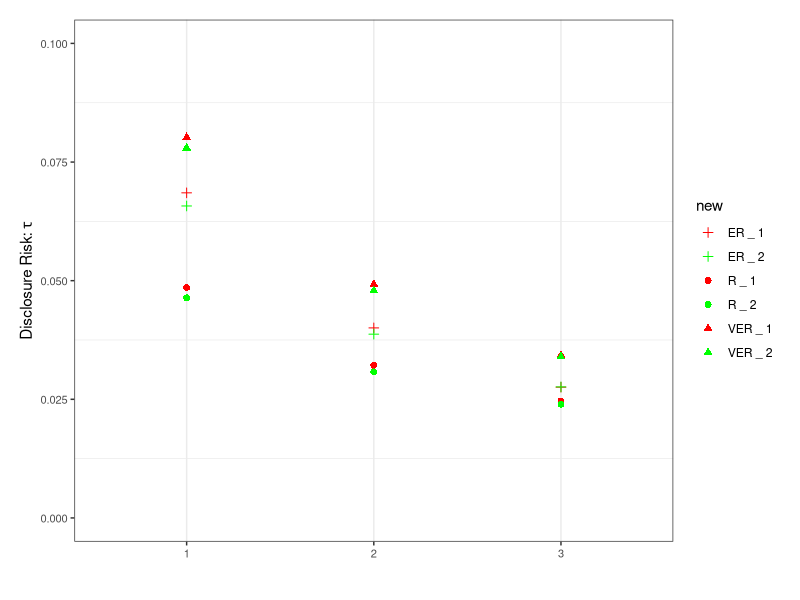
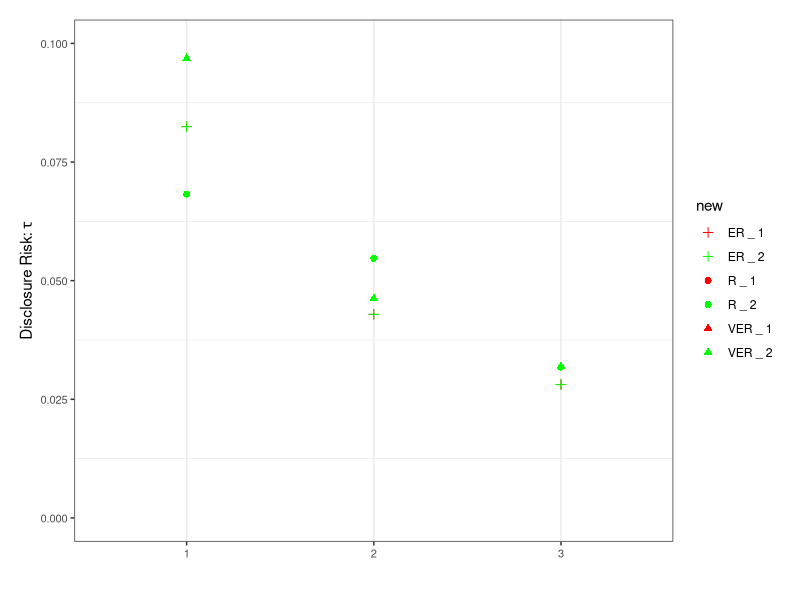
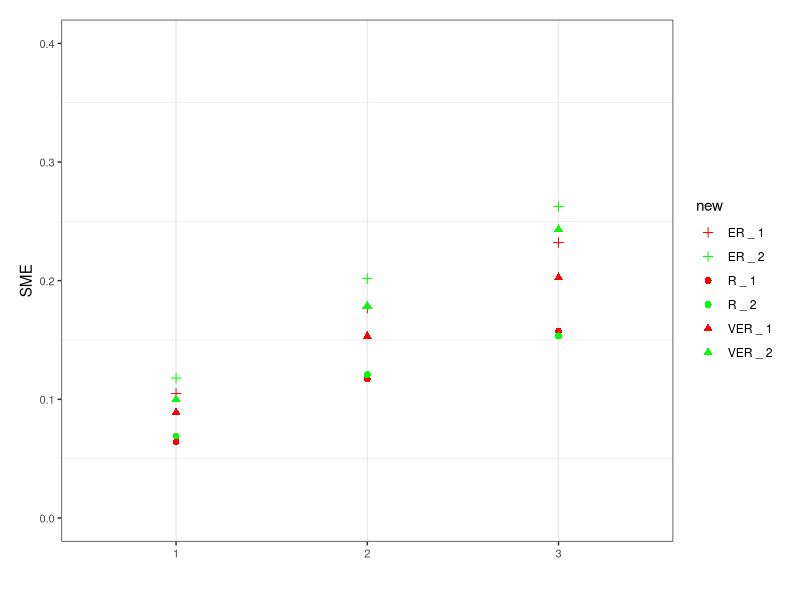
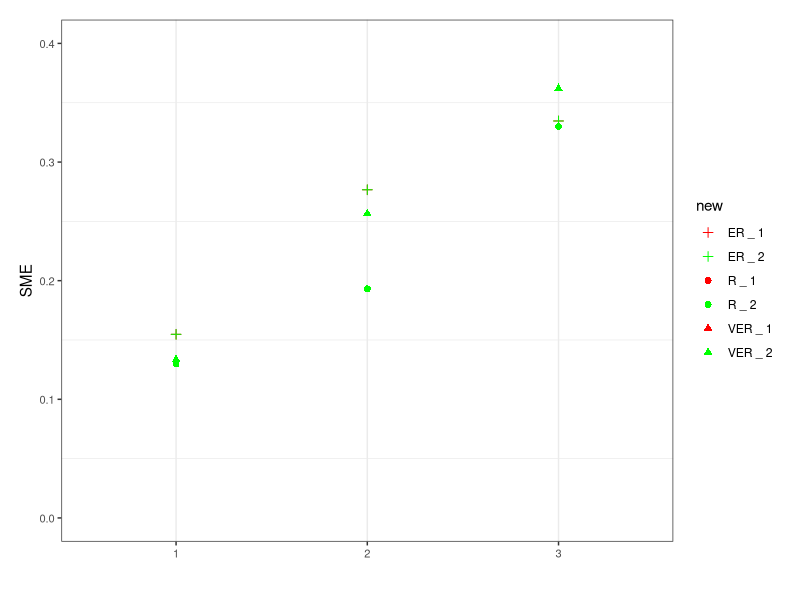
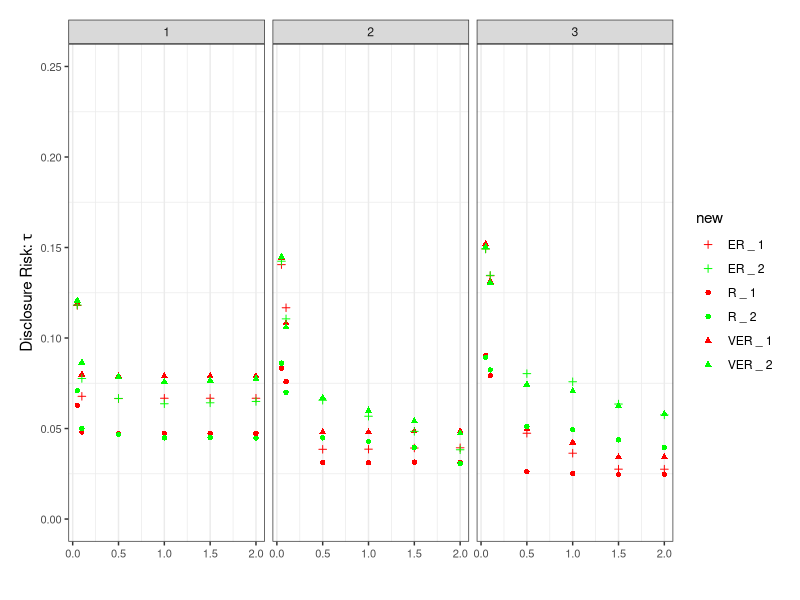
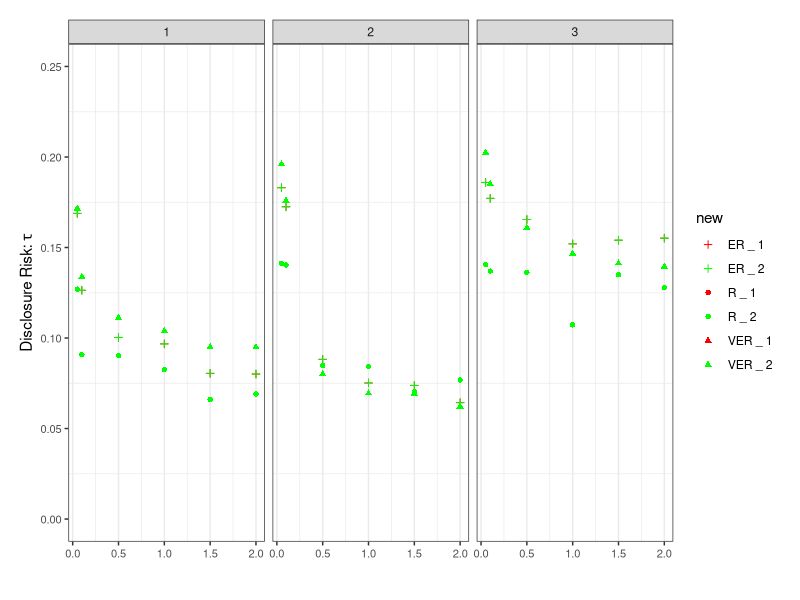
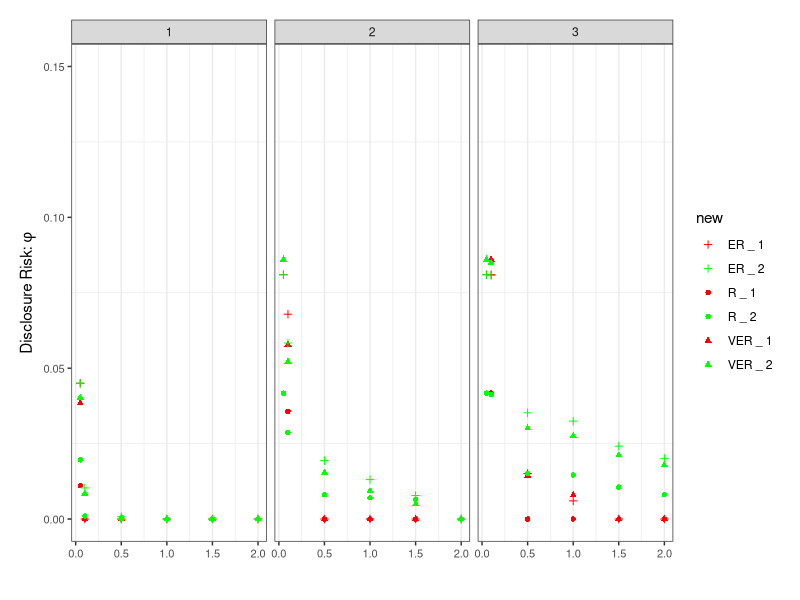
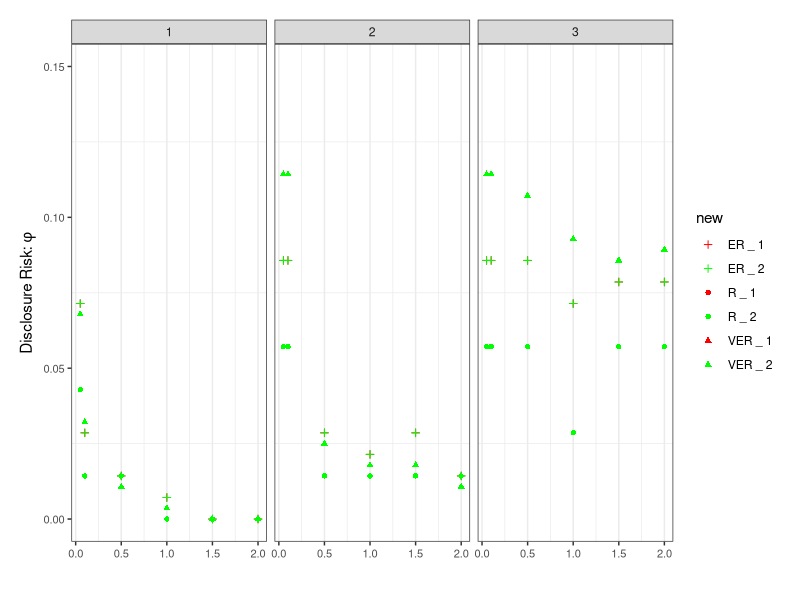

The R script that drew these images, in order:
library(ggplot2)
library(dplyr)

########------------- Read data -------------############

options(scipen=999)
scm1.data <- readr::read_csv("set_coverage_franklin.csv",show_col_types = FALSE)
mcm1.data <- readr::read_csv("max_coverage_franklin.csv",show_col_types = FALSE)
scm2.data <- readr::read_csv("set_coverage_guernsey.csv",show_col_types = FALSE)
mcm2.data <- readr::read_csv("max_coverage_guernsey.csv",show_col_types = FALSE)

########------------- Set coverage -------------############

scm1.data$predicate <- factor(scm1.data$predicate, levels = c("VER", "ER", "R"))
scm1.data$new <- paste(scm1.data$predicate, '_', scm1.data$coverage)
scm2.data$predicate <- factor(scm2.data$predicate, levels = c("VER", "ER", "R"))
scm2.data$new <- paste(scm2.data$predicate, '_', scm2.data$coverage)

f1 <- ggplot(data = scm1.data, aes(x=factor(lambda), y=risk_1, fill=new)) +
  geom_point(aes(shape=new, color=new), size=2) +
  labs(y = expression("Disclosure Risk:" ~tau), x = "") +
  ylim(0, 0.1) +
  scale_shape_manual(values=c(3, 3, 16, 16, 17, 17)) +
  scale_colour_manual(values=c("red", "green", "red", "green", "red", "green")) +
  theme_bw() + 
  theme(plot.margin = margin(0.5, 0.5, 0.5, 0.5, unit = "cm"),
        strip.placement = "outside",
        axis.text = element_text(size = 8),
        panel.grid.major.y = element_blank())
f1

g1 <- ggplot(data = scm2.data, aes(x=factor(lambda), y=risk_1, fill=new)) +
  geom_point(aes(shape=new, color=new), size=2) +
  labs(y = expression("Disclosure Risk:" ~tau), x = "") +
  ylim(0, 0.1) +
  scale_shape_manual(values=c(3, 3, 16, 16, 17, 17)) +
  scale_colour_manual(values=c("red", "green", "red", "green", "red", "green")) +
  theme_bw() + 
  theme(plot.margin = margin(0.5, 0.5, 0.5, 0.5, unit = "cm"),
        strip.placement = "outside",
        axis.text = element_text(size = 8),
        panel.grid.major.y = element_blank())
g1

f2 <- ggplot(data = scm1.data, aes(x=factor(lambda), y=smape, fill=new)) +
  geom_point(aes(shape=new, color=new), size=2) + 
  labs(y = "SME", x = "") +
  ylim(0, 0.4) +
  scale_shape_manual(values=c(3, 3, 16, 16, 17, 17)) +
  scale_colour_manual(values=c("red", "green", "red", "green", "red", "green")) +
  theme_bw() + 
  theme(plot.margin = margin(0.5, 0.5, 0.5, 0.5, unit = "cm"),
        strip.placement = "outside",
        axis.text = element_text(size = 8),
        panel.grid.major.y = element_blank())
f2

g2 <- ggplot(data = scm2.data, aes(x=factor(lambda), y=smape, fill=new)) +
  geom_point(aes(shape=new, color=new), size=2) + 
  labs(y = "SME", x = "") +
  ylim(0, 0.4) +
  scale_shape_manual(values=c(3, 3, 16, 16, 17, 17)) +
  scale_colour_manual(values=c("red", "green", "red", "green", "red", "green")) +
  theme_bw() + 
  theme(plot.margin = margin(0.5, 0.5, 0.5, 0.5, unit = "cm"),
        strip.placement = "outside",
        axis.text = element_text(size = 8),
        panel.grid.major.y = element_blank())
g2

########------------- Max coverage -------------############

mcm1.data$predicate <- factor(mcm1.data$predicate, levels = c("VER", "ER", "R"))
mcm1.data$new <- paste(mcm1.data$predicate, '_', mcm1.data$coverage)
mcm2.data$predicate <- factor(mcm2.data$predicate, levels = c("VER", "ER", "R"))
mcm2.data$new <- paste(mcm2.data$predicate, '_', mcm2.data$coverage)

f3 <- ggplot(data = mcm1.data, aes(x=u, y=risk_1, fill=new)) +
  geom_point(aes(shape=new, color=new)) +
  labs(y = expression("Disclosure Risk:" ~tau), x = "") +
  ylim(0, 0.25) +
  facet_grid(cols=vars(lambda)) +
  scale_shape_manual(values=c(3, 3, 16, 16, 17, 17)) +
  scale_colour_manual(values=c("red", "green", "red", "green", "red", "green")) +
  theme_bw() + 
  theme(plot.margin = margin(0.5, 0.5, 0.5, 0.5, unit = "cm"),
        strip.placement = "outside",
        axis.text = element_text(size = 8),
        panel.grid.major.y = element_blank())
f3 

g3 <- ggplot(data = mcm2.data, aes(x=u, y=risk_1, fill=new)) +
  geom_point(aes(shape=new, color=new)) +
  labs(y = expression("Disclosure Risk:" ~tau), x = "") +
  ylim(0, 0.25) +
  facet_grid(cols=vars(lambda)) +
  scale_shape_manual(values=c(3, 3, 16, 16, 17, 17)) +
  scale_colour_manual(values=c("red", "green", "red", "green", "red", "green")) +
  theme_bw() + 
  theme(plot.margin = margin(0.5, 0.5, 0.5, 0.5, unit = "cm"),
        strip.placement = "outside",
        axis.text = element_text(size = 8),
        panel.grid.major.y = element_blank())
g3

f4 <- ggplot(data = mcm1.data, aes(x=u, y=risk_2, fill=new)) +
  geom_point(aes(shape=new, color=new)) +
  labs(y = expression("Disclosure Risk:" ~phi), x = "") +
  ylim(0, 0.15) +
  facet_grid(cols=vars(lambda)) +
  scale_shape_manual(values=c(3, 3, 16, 16, 17, 17)) +
  scale_colour_manual(values=c("red", "green", "red", "green", "red", "green")) +
  theme_bw() + 
  theme(plot.margin = margin(0.5, 0.5, 0.5, 0.5, unit = "cm"),
        strip.placement = "outside",
        axis.text = element_text(size = 8),
        panel.grid.major.y = element_blank())
f4 

g4 <- ggplot(data = mcm2.data, aes(x=u, y=risk_2, fill=new)) +
  geom_point(aes(shape=new, color=new)) +
  labs(y = expression("Disclosure Risk:" ~phi), x = "") +
  ylim(0, 0.15) +
  facet_grid(cols=vars(lambda)) +
  scale_shape_manual(values=c(3, 3, 16, 16, 17, 17)) +
  scale_colour_manual(values=c("red", "green", "red", "green", "red", "green")) +
  theme_bw() + 
  theme(plot.margin = margin(0.5, 0.5, 0.5, 0.5, unit = "cm"),
        strip.placement = "outside",
        axis.text = element_text(size = 8),
        panel.grid.major.y = element_blank())
g4 

# f5 <- ggplot(data = mcm1.data, aes(x=u, y=p_mape, fill=predicate)) +
#   geom_line(aes(linetype=predicate, color=predicate)) +
#   geom_point(aes(shape=predicate, color=predicate)) +
#   labs(y = "p-MAPE", x = "") +
#   facet_grid(coverage ~ lambda) +
#   scale_colour_grey(start = 0.1, end = 0.8) +
#   theme_bw() + 
#   theme(plot.margin = margin(0.5, 0.5, 0.5, 0.5, unit = "cm"),
#         strip.placement = "outside",
#         axis.text = element_text(size = 8),
#         panel.grid.major.y = element_blank())
# f5

f6 <- ggplot(data = mcm1.data, aes(x=u, y=smape, fill=new)) +
  geom_point(aes(shape=new, color=new)) +
  labs(y = "SME") +
  ylim(0, 0.3) +
  facet_grid(cols=vars(lambda)) +
  scale_shape_manual(values=c(3, 3, 16, 16, 17, 17)) +
  scale_colour_manual(values=c("red", "green", "red", "green", "red", "green")) +
  theme_bw() + 
  theme(plot.margin = margin(0.5, 0.5, 0.5, 0.5, unit = "cm"),
        strip.placement = "outside",
        axis.text = element_text(size = 8),
        panel.grid.major.y = element_blank())
f6

g6 <- ggplot(data = mcm2.data, aes(x=u, y=smape, fill=new)) +
  geom_point(aes(shape=new, color=new)) +
  labs(y = "SME") +
  ylim(0, 0.3) +
  facet_grid(cols=vars(lambda)) +
  scale_shape_manual(values=c(3, 3, 16, 16, 17, 17)) +
  scale_colour_manual(values=c("red", "green", "red", "green", "red", "green")) +
  theme_bw() + 
  theme(plot.margin = margin(0.5, 0.5, 0.5, 0.5, unit = "cm"),
        strip.placement = "outside",
        axis.text = element_text(size = 8),
        panel.grid.major.y = element_blank())
g6
